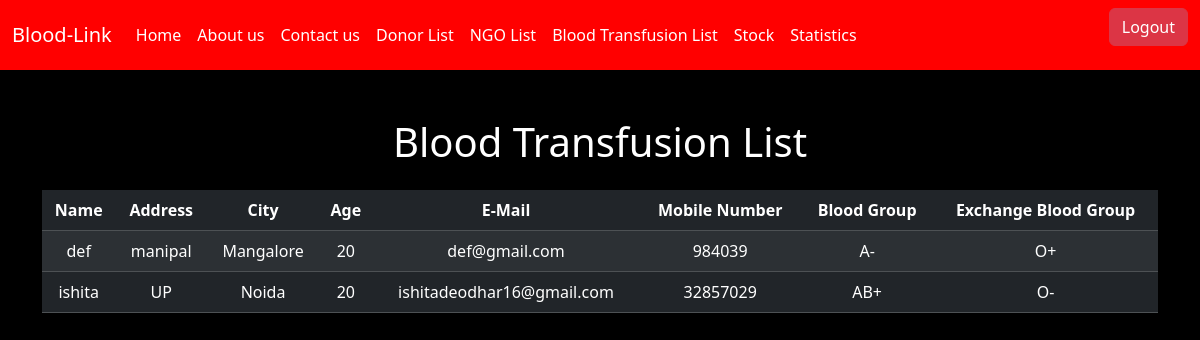
The page /BloodLink/exchange-blood-list1.php on the database its author committed.
### tables this page shows
CREATE TABLE `exchange_b` (
  `id` int(11) NOT NULL,
  `name` varchar(50) DEFAULT NULL,
  `address` varchar(250) DEFAULT NULL,
  `city` varchar(50) DEFAULT NULL,
  `age` varchar(25) DEFAULT NULL,
  `email` varchar(50) DEFAULT NULL,
  `mno` varchar(50) DEFAULT NULL,
  `bgroup` varchar(50) DEFAULT NULL,
  `ebgroup` varchar(50) DEFAULT NULL
);

### BloodLink/exchange-blood-list1.php (the view, shortened to what this page needs)
<?php
include('connection.php');
?>
<!DOCTYPE html>
<html>
<head>
    <link href="https://cdn.jsdelivr.net/npm/bootstrap@5.3.3/dist/css/bootstrap.min.css" rel="stylesheet">
</head>
<body>
    <nav class="navbar navbar-expand-lg navbar-light navbar-red">
        <div class="container-fluid">
            <a class="navbar-brand" href="#">Blood-Link</a>
            <div class="collapse navbar-collapse" id="navbarSupportedContent">
                <ul class="navbar-nav me-auto mb-2 mb-lg-0">
                    <li class="nav-item">
                        <a class="nav-link active" aria-current="page" href="admin-home.php">Home</a>
                    </li>
                    <li class="nav-item">
                        <a class="nav-link" href="aboutus.php">About us</a>
                    </li>
                    <li class="nav-item">
                        <a class="nav-link" href="contact_us.php">Contact us</a>
                    </li>
                    <li class="nav-item">
                        <a class="nav-link" href="donor-list.php">Donor List</a>
                    </li>
                    <li class="nav-item">
                        <a class="nav-link" href="ngo-list.php">NGO List</a>
                    </li>
                    <li class="nav-item">
                        <a class="nav-link" href="exchange-blood-list1.php">Blood Transfusion List</a>
                    </li>
                    <li class="nav-item">
                        <a class="nav-link" href="stock-blood-list.php">Stock</a>
                    </li>
                    <li class="nav-item">
                        <a class="nav-link" href="statistics.php">Statistics</a>
                    </li>
                </ul>
                <p><a href="logout.php" class="btn btn-danger">Logout</a></p>
            </div>
        </div>
    </nav>
    <div class="container mt-5">
        <div class="row">
            <div class="col">
                <h1 class="text-center mb-4">Blood Transfusion List</h1>
                <table class="table table-dark table-striped">
                    <thead>
                        <tr>
                            <th>Name</th>
                            <th>Address</th>
                            <th>City</th>
                            <th>Age</th>
                            <th>E-Mail</th>
                            <th>Mobile Number</th>
                            <th>Blood Group</th>
                            <th>Exchange Blood Group</th>
                        </tr>
                    </thead>
                    <tbody>
                        <?php
                        $q = $db->query("SELECT * FROM exchange_b");
                        while($r1 = $q->fetch(PDO::FETCH_OBJ)) {
                            ?>
                            <tr>
                                <td><?= $r1->name; ?></td>
                                <td><?= $r1->address; ?></td>
                                <td><?= $r1->city; ?></td>
                                <td><?= $r1->age; ?></td>
                                <td><?= $r1->email; ?></td>
                                <td><?= $r1->mno; ?></td>
                                <td><?= $r1->bgroup; ?></td>
                                <td><?= $r1->ebgroup; ?></td>
                            </tr>
                        <?php
                        }
                        ?>
                    </tbody>
                </table>
            </div>
        </div>
    </div>
</body>
</html>

### BloodLink/exchange-blood-list1.php (style rules this page uses)
body { background-color: #000; color: #fff; }
table { width: 100%; color: #fff; }
th, td { text-align: center; padding: 10px; }
th { background-color: #222; }
td { background-color: #333; }
.navbar { background-color: red; color: white; }
.navbar-brand { color: white; }
.navbar-nav .nav-link { color: white; }
.navbar-nav .nav-link.active { color: white; }
.navbar-nav .nav-link { color: white !important; }

### rows shown on the page
exchange_b: name "def", address "manipal", city "Mangalore", age "20", email "def@gmail.com", mno "984039", bgroup "A-", ebgroup "O+"
exchange_b: name "ishita", address "UP", city "Noida", age "20", email "ishitadeodhar16@gmail.com", mno "32857029", bgroup "AB+", ebgroup "O-"
